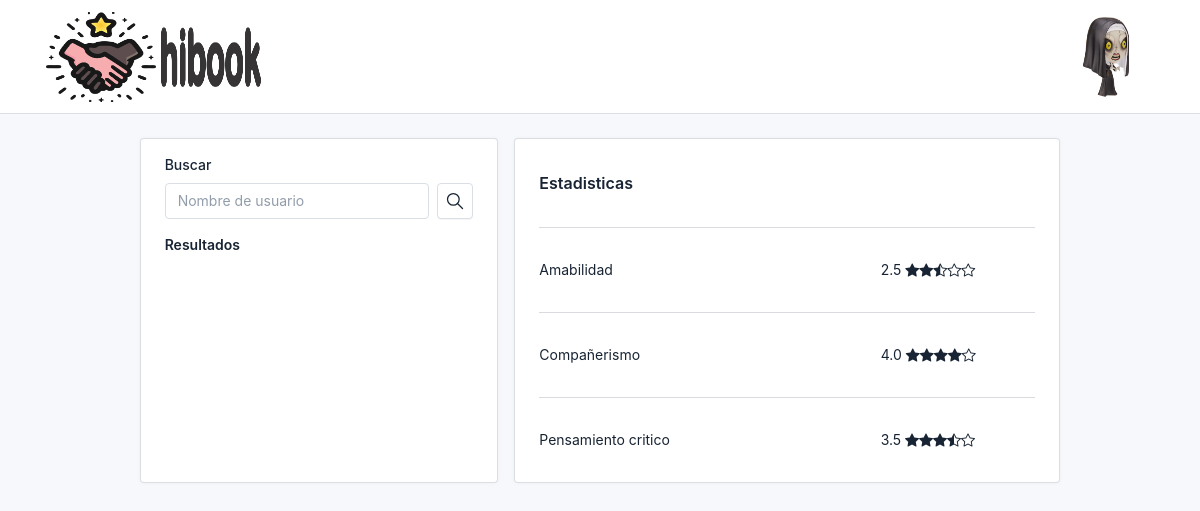
The app's page /index.php/inicio/main, older data.
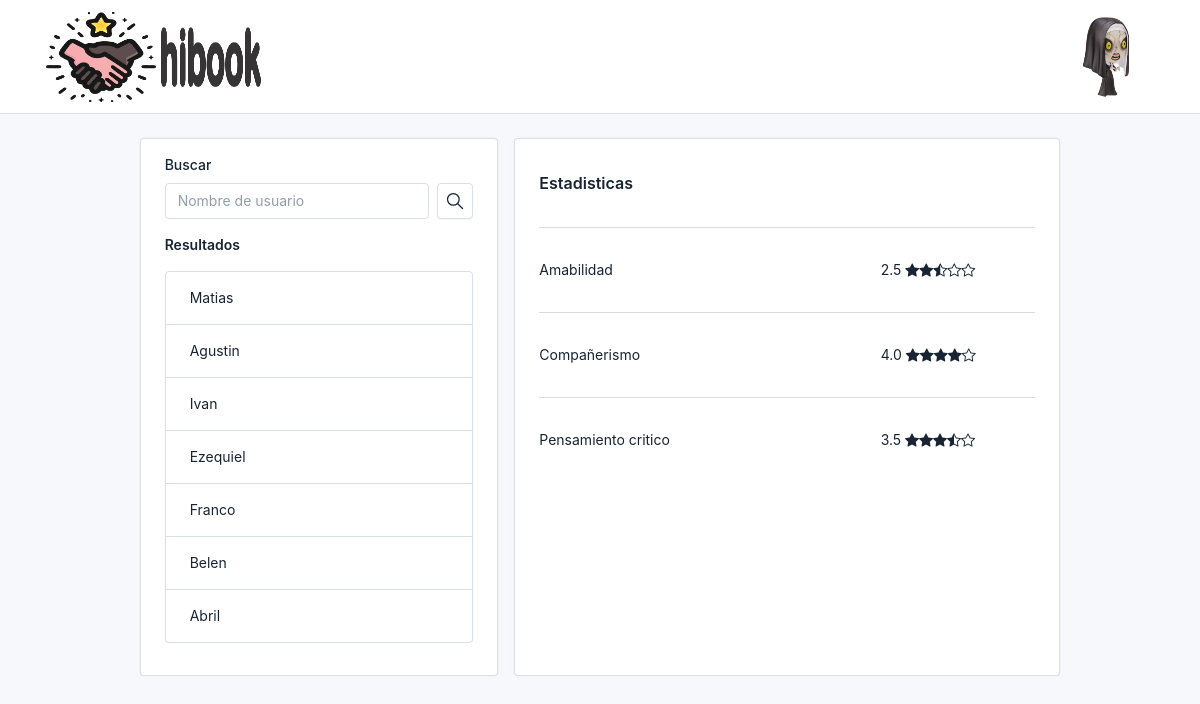
The same page, newer data.
### tables this page shows
CREATE TABLE `usuarios` (
  `usuario_id` int(10) UNSIGNED NOT NULL,
  `usuario` text NOT NULL,
  `nombre` text NOT NULL,
  `apellido` text NOT NULL,
  `email` text NOT NULL,
  `password` text NOT NULL,
  `rol_id` tinyint(4) NOT NULL,
  `estado` tinyint(4) NOT NULL DEFAULT 1,
  `avatar` text NOT NULL
);

### application/core/MY_Loader.php (called while the page is built, shortened)
<?php
class MY_Loader extends CI_Loader {
	private $_sections = array();
	function section($area, $view, $data=array()){
		if(!array_key_exists($area, $this->_sections))
			$this->_sections[$area] = array();
		$content = $this->view($view, $data, true);
		$checksum = md5( $view . serialize($data) );
		$this->_sections[$area][$checksum] = $content;
		return $checksum;
	}
	function get_section($section_name)
	{
		$section_string = '';
		if(isset($this->_sections[$section_name]))
			foreach($this->_sections[$section_name] as $section)
				$section_string .= $section;
		return $section_string;
	}
}

### application/controllers/Inicio.php (called while the page is built, shortened)
<?php
class Inicio extends CI_Controller {
	function __construct()
	{
		$this->load->model('usuarios_model');
	}
    public function main(){
		$this->load->section('navbar', 'navbar');
		$data['registros'] = $this->usuarios_model->listar();
        $this->load->view('inicio/inicio', $data);
    }
}
?>

### index.php (called while the page is built, shortened)
<?php
require_once BASEPATH.'core/CodeIgniter.php';

### application/core/MY_Output.php (called while the page is built, shortened)
<?php
class MY_Output extends CI_Output {
	private $_title = "";
	private $_charset = "utf-8";
	private $_language = "en-us";
	private $_canonical = "";
	private $_meta = array("keywords"=>array(), "description"=>null);
	private $_rdf = array("keywords"=>array(), "description"=>null);
	private $_template = null;
	private $_mode = self::OUTPUT_MODE_NORMAL;
	private $_messages = array("error"=>"", "info"=>"", "debug"=>"");
	private $_output_data = array();
	function set_template($template_view){
		$template_view = str_replace(".php", "", $template_view);
		$this->_template = self::TEMPLATE_ROOT . $template_view;
	}
	function set_mode($mode){
		switch($mode){
			case self::OUTPUT_MODE_NORMAL:
			case self::OUTPUT_MODE_TEMPLATE:
				$this->_mode = $mode;
				break;
		}
		return;
	}
	function set_title($title){
		$this->_title = $title;
	}
	function _display($output=''){
		if($output=='')
			$output = $this->get_output();
		switch($this->_mode){
			case self::OUTPUT_MODE_TEMPLATE:
				$output = $this->get_template_output($output);
				break;
		}
	}
	private function get_template_output($output){
		if(function_exists("get_instance") && class_exists("CI_Controller")){
			$ci = get_instance();
			$inline = $ci->load->get_inline_scripting();
			$data = array();
			$css_files = $ci->load->get_css_files();
			$js_files = $ci->load->get_js_files();
			if (is_array($this->_meta["keywords"]))
			{
				$this->_meta["keywords"] = implode(" ,", $this->_meta["keywords"]);
			}
			$data["output"] = $output;
			$data["messages"] = $this->_messages;
			$data["modules"] = $ci->load->get_sections();
			$data["title"] = $this->_title;
			$data["meta"] = $this->_meta;
			$data["language"] = $this->_language;
			$data["rdf"] = $this->_rdf;
			$data["charset"] = $this->_charset;
			$data["js"] = $js_files;
			$data["css"] = $css_files;
			$data["inline_scripting"] = $inline['unstripped'];
			$data["canonical"] = $this->_canonical;
			$data["ci"]			= &get_instance();
			$data = array_merge($data, $this->_output_data);
			$output = $ci->load->view($this->_template, $data, true);
		}
		return $output;
	}
}

### application/models/usuarios_model.php (called while the page is built, shortened)
<?php
class usuarios_model extends CI_Model{
    protected $table= "usuarios";
    protected $pk= "usuario_id";
    public function default_select(){
        $this->db->select($this->table.".*");
    }
    public function default_join(){
        $this->db->join("roles", $this->table.".rol_id= roles.rol_id", "inner");
        $this->db->join("perfiles", $this->table.".".$this->pk."= perfiles.usuario_id", "left");
    }
    public function listar() {
        return $this->db->get($this->table)->result_array();
    }
}
?>

### application/views/inicio/inicio.php (the view, shortened to what this page needs)
<div class="page">
    <div class="page-wrapper">
        <div class="page-body">
            <div class="container-xl">
                <div class="row row-deck row-cards">
                    <div class="col-4 offset-1">
                        <div class="card">
                            <div class="card-body">
                                <form method="post" action="<?php echo site_url('inicio/buscar_por_nombre'); ?>">
                                    <div class="mb-3">
                                        <label for="nombre" class="form-label">Buscar</label>
                                        <div class="row g-2">
                                            <div class="col">
                                                <input type="text" name="nombre" id="nombre" class="form-control"
                                                    placeholder="Nombre de usuario">
                                            </div>
                                            <div class="col-auto">
                                                <button type="submit" class="btn btn-icon" aria-label="Button">
                                                </button>
                                            </div>
                                        </div>
                                    </div>
                                </form>
                                <div id="resultados" class="mb-3">
                                    <h4>Resultados</h4>
                                    <ul class="list-group">
                                        <?php foreach ($registros as $d) : ?>
                                        <li class="list-group-item"><?php echo $d['nombre'];  ?></li>
                                        <?php endforeach; ?>
                                    </ul>
                                </div>
                            </div>
                        </div>
                    </div>
                    <div class="col-6">
                        <div class="card py-3">
                            <div class="card-body">
                                <h3>Estadisticas</h3>
                                <hr>
                                <div class="row">
                                    <div class="col-4">
                                        Amabilidad
                                    </div>
                                    <div class="col-4 offset-4">
                                        2.5
                                        <span class="float-right"><i class="bi bi-star-fill"></i><i class="bi bi-star-fill"></i><i class="bi bi-star-half"></i><i class="bi bi-star"></i><i class="bi bi-star"></i></span>
                                    </div>
                                </div>
                                <hr>
                                <div class="row">
                                    <div class="col-4">
                                        Compañerismo
                                    </div>
                                    <div class="col-4 offset-4">
                                        4.0
                                        <span class="float-right"><i class="bi bi-star-fill"></i><i class="bi bi-star-fill"></i><i class="bi bi-star-fill"></i><i class="bi bi-star-fill"></i><i class="bi bi-star"></i></span>
                                    </div>
                                </div>
                                <hr>
                                <div class="row">
                                    <div class="col-4">
                                        Pensamiento critico
                                    </div>
                                    <div class="col-4 offset-4">
                                        3.5
                                        <span class="float-right"><i class="bi bi-star-fill"></i><i class="bi bi-star-fill"></i><i class="bi bi-star-fill"></i><i class="bi bi-star-half"></i><i class="bi bi-star"></i></span>
                                    </div>
                                </div>
                            </div>
                        </div>
                    </div>
                </div>
            </div>
        </div>
    </div>
</div>
</body>
</html>

### application/views/navbar.php (shortened to what this page needs)
<header class="navbar navbar-expand-sm navbar-light d-print-none">
    <div class="container-xl">
        <h1 class="navbar-brand navbar-brand-autodark d-none-navbar-horizontal pe-0 pe-md-3">
            <a href="<?= base_url(); ?>">
                <img src="<?= base_url('assets/logo hibook solo.png'); ?>"
                    alt="Logo"
                    width="110" height="90"
                />
                <img src="<?= base_url('assets/logo hibook fuente.png'); ?>"
                    alt="Nombre"
                    width="100" height="60"
                />
            </a>
        </h1>
        <div class="navbar-nav flex-row order-md-last">
            <div class="nav-item">
                <a href="<?= base_url(); ?>" class="nav-link d-flex lh-1 text-reset p-0">
                    <img src="<?= base_url('uploads/Avatar.png'); ?>" alt="Avatar" style="width: 80px; height: 80px;">
                </a>
            </div>
        </div>
    </div>
</header>

### application/views/themes/default.php (shortened to what this page needs)
<html lang="es">
	<head>
	<link href="<?php echo base_url(); ?>/assets/tabler/css/tabler.min.css?1684106062" rel="stylesheet"/>
	<link href="<?php echo base_url(); ?>assets/themes/default/css/custom.css" rel="stylesheet">
	<link rel="stylesheet" href="https://cdn.jsdelivr.net/npm/bootstrap-icons@1.11.1/font/bootstrap-icons.css">
</head>
  <body>
  <?php echo $this->load->get_section('navbar'); ?>
  <?php echo $output;?>
</body>
</html>

Row changes from the older to the newer data that the page shows:
added usuarios: nombre "Matias"
added usuarios: nombre "Agustin"
added usuarios: nombre "Ivan"
added usuarios: nombre "Ezequiel"
added usuarios: nombre "Franco"
added usuarios: nombre "Belen"
added usuarios: nombre "Abril"
